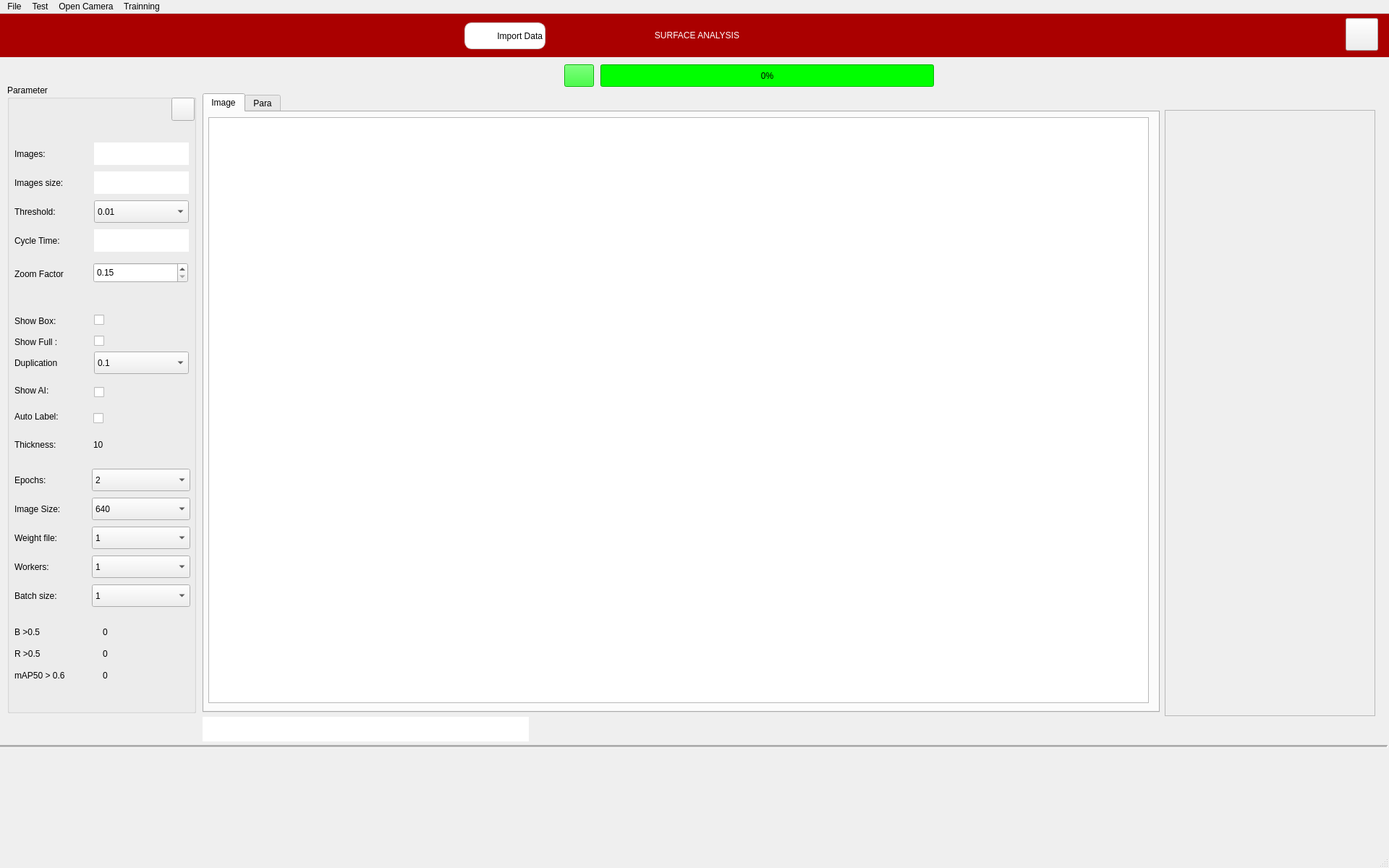
<?xml version="1.0" encoding="UTF-8"?>
<ui version="4.0">
 <class>MainWindow</class>
 <widget class="QMainWindow" name="MainWindow">
  <property name="geometry">
   <rect>
    <x>0</x>
    <y>0</y>
    <width>1920</width>
    <height>1200</height>
   </rect>
  </property>
  <property name="windowTitle">
   <string>MainWindow</string>
  </property>
  <widget class="QWidget" name="centralwidget">
   <widget class="QGroupBox" name="groupBox">
    <property name="enabled">
     <bool>true</bool>
    </property>
    <property name="geometry">
     <rect>
      <x>10</x>
      <y>98</y>
      <width>261</width>
      <height>869</height>
     </rect>
    </property>
    <property name="mouseTracking">
     <bool>false</bool>
    </property>
    <property name="styleSheet">
     <string notr="true">border-color: rgb(0, 0, 0);
font: 12pt &quot;Segoe UI&quot;;
gridline-color: rgb(0, 0, 0);</string>
    </property>
    <property name="title">
     <string>Parameter</string>
    </property>
    <widget class="QLabel" name="label_2">
     <property name="geometry">
      <rect>
       <x>10</x>
       <y>80</y>
       <width>71</width>
       <height>31</height>
      </rect>
     </property>
     <property name="styleSheet">
      <string notr="true">font: 10pt &quot;MS Shell Dlg 2&quot;;</string>
     </property>
     <property name="text">
      <string>Images:</string>
     </property>
    </widget>
    <widget class="QLabel" name="La_Munber_Image">
     <property name="geometry">
      <rect>
       <x>120</x>
       <y>80</y>
       <width>131</width>
       <height>31</height>
      </rect>
     </property>
     <property name="styleSheet">
      <string notr="true">font: 10pt &quot;Segoe UI&quot;;
background-color: rgb(255, 255, 255);</string>
     </property>
     <property name="text">
      <string/>
     </property>
    </widget>
    <widget class="QLabel" name="label_4">
     <property name="geometry">
      <rect>
       <x>10</x>
       <y>120</y>
       <width>111</width>
       <height>31</height>
      </rect>
     </property>
     <property name="styleSheet">
      <string notr="true">font: 8pt &quot;MS Shell Dlg 2&quot;;
font: 10pt &quot;MS Shell Dlg 2&quot;;</string>
     </property>
     <property name="text">
      <string>Images size:</string>
     </property>
    </widget>
    <widget class="QLabel" name="label_5">
     <property name="geometry">
      <rect>
       <x>10</x>
       <y>160</y>
       <width>101</width>
       <height>31</height>
      </rect>
     </property>
     <property name="styleSheet">
      <string notr="true">font: 10pt &quot;MS Shell Dlg 2&quot;;</string>
     </property>
     <property name="text">
      <string>Threshold:</string>
     </property>
    </widget>
    <widget class="QLabel" name="label_6">
     <property name="geometry">
      <rect>
       <x>10</x>
       <y>200</y>
       <width>101</width>
       <height>31</height>
      </rect>
     </property>
     <property name="styleSheet">
      <string notr="true">font: 10pt &quot;MS Shell Dlg 2&quot;;</string>
     </property>
     <property name="text">
      <string>Cycle Time:</string>
     </property>
    </widget>
    <widget class="QLabel" name="La_image_size">
     <property name="geometry">
      <rect>
       <x>120</x>
       <y>120</y>
       <width>131</width>
       <height>31</height>
      </rect>
     </property>
     <property name="autoFillBackground">
      <bool>false</bool>
     </property>
     <property name="styleSheet">
      <string notr="true">background-color: rgb(255, 255, 255);
font: 10pt &quot;MS Shell Dlg 2&quot;;</string>
     </property>
     <property name="text">
      <string/>
     </property>
    </widget>
    <widget class="QLabel" name="La_cycle_time">
     <property name="geometry">
      <rect>
       <x>120</x>
       <y>200</y>
       <width>131</width>
       <height>31</height>
      </rect>
     </property>
     <property name="styleSheet">
      <string notr="true">background-color: rgb(255, 255, 255);
font: 10pt &quot;MS Shell Dlg 2&quot;;</string>
     </property>
     <property name="text">
      <string/>
     </property>
    </widget>
    <widget class="QLabel" name="label_9">
     <property name="geometry">
      <rect>
       <x>10</x>
       <y>531</y>
       <width>71</width>
       <height>31</height>
      </rect>
     </property>
     <property name="styleSheet">
      <string notr="true">font: 10pt &quot;MS Shell Dlg 2&quot;;</string>
     </property>
     <property name="text">
      <string>Epochs:</string>
     </property>
    </widget>
    <widget class="QLabel" name="label_35">
     <property name="geometry">
      <rect>
       <x>10</x>
       <y>741</y>
       <width>111</width>
       <height>31</height>
      </rect>
     </property>
     <property name="styleSheet">
      <string notr="true">font: 10pt &quot;Segoe UI&quot;;</string>
     </property>
     <property name="text">
      <string>B &gt;0.5</string>
     </property>
    </widget>
    <widget class="QLabel" name="label_50">
     <property name="geometry">
      <rect>
       <x>10</x>
       <y>771</y>
       <width>111</width>
       <height>31</height>
      </rect>
     </property>
     <property name="styleSheet">
      <string notr="true">font: 10pt &quot;Segoe UI&quot;;</string>
     </property>
     <property name="text">
      <string>R &gt;0.5</string>
     </property>
    </widget>
    <widget class="QLabel" name="label_51">
     <property name="geometry">
      <rect>
       <x>10</x>
       <y>801</y>
       <width>111</width>
       <height>31</height>
      </rect>
     </property>
     <property name="styleSheet">
      <string notr="true">font: 10pt &quot;Segoe UI&quot;;</string>
     </property>
     <property name="text">
      <string>mAP50 &gt; 0.6</string>
     </property>
    </widget>
    <widget class="QLabel" name="La_B">
     <property name="geometry">
      <rect>
       <x>132</x>
       <y>741</y>
       <width>121</width>
       <height>31</height>
      </rect>
     </property>
     <property name="styleSheet">
      <string notr="true">font: 10pt &quot;Segoe UI&quot;;</string>
     </property>
     <property name="text">
      <string>0</string>
     </property>
    </widget>
    <widget class="QLabel" name="La_MPA">
     <property name="geometry">
      <rect>
       <x>132</x>
       <y>801</y>
       <width>121</width>
       <height>31</height>
      </rect>
     </property>
     <property name="styleSheet">
      <string notr="true">font: 10pt &quot;Segoe UI&quot;;</string>
     </property>
     <property name="text">
      <string>0</string>
     </property>
    </widget>
    <widget class="QLabel" name="La_R">
     <property name="geometry">
      <rect>
       <x>132</x>
       <y>771</y>
       <width>111</width>
       <height>31</height>
      </rect>
     </property>
     <property name="styleSheet">
      <string notr="true">font: 10pt &quot;Segoe UI&quot;;</string>
     </property>
     <property name="text">
      <string>0</string>
     </property>
    </widget>
    <widget class="QLabel" name="label_12">
     <property name="geometry">
      <rect>
       <x>10</x>
       <y>311</y>
       <width>101</width>
       <height>31</height>
      </rect>
     </property>
     <property name="styleSheet">
      <string notr="true">font: 10pt &quot;MS Shell Dlg 2&quot;;</string>
     </property>
     <property name="text">
      <string>Show Box:</string>
     </property>
    </widget>
    <widget class="QCheckBox" name="checkBox">
     <property name="geometry">
      <rect>
       <x>120</x>
       <y>310</y>
       <width>131</width>
       <height>31</height>
      </rect>
     </property>
     <property name="acceptDrops">
      <bool>false</bool>
     </property>
     <property name="text">
      <string/>
     </property>
     <property name="shortcut">
      <string/>
     </property>
     <property name="checkable">
      <bool>true</bool>
     </property>
     <property name="checked">
      <bool>false</bool>
     </property>
     <property name="tristate">
      <bool>false</bool>
     </property>
    </widget>
    <widget class="QLabel" name="label_3">
     <property name="geometry">
      <rect>
       <x>10</x>
       <y>482</y>
       <width>91</width>
       <height>31</height>
      </rect>
     </property>
     <property name="styleSheet">
      <string notr="true">font: 10pt &quot;MS Shell Dlg 2&quot;;</string>
     </property>
     <property name="text">
      <string>Thickness:</string>
     </property>
    </widget>
    <widget class="QLabel" name="Label_Thickness">
     <property name="geometry">
      <rect>
       <x>119</x>
       <y>482</y>
       <width>121</width>
       <height>31</height>
      </rect>
     </property>
     <property name="styleSheet">
      <string notr="true">font: 10pt &quot;MS Shell Dlg 2&quot;;</string>
     </property>
     <property name="text">
      <string>10</string>
     </property>
    </widget>
    <widget class="QCheckBox" name="checkBox_2">
     <property name="enabled">
      <bool>true</bool>
     </property>
     <property name="geometry">
      <rect>
       <x>120</x>
       <y>339</y>
       <width>131</width>
       <height>31</height>
      </rect>
     </property>
     <property name="acceptDrops">
      <bool>false</bool>
     </property>
     <property name="text">
      <string/>
     </property>
     <property name="shortcut">
      <string/>
     </property>
     <property name="checkable">
      <bool>true</bool>
     </property>
     <property name="checked">
      <bool>false</bool>
     </property>
     <property name="tristate">
      <bool>false</bool>
     </property>
    </widget>
    <widget class="QLabel" name="label_14">
     <property name="geometry">
      <rect>
       <x>10</x>
       <y>340</y>
       <width>101</width>
       <height>31</height>
      </rect>
     </property>
     <property name="styleSheet">
      <string notr="true">font: 10pt &quot;MS Shell Dlg 2&quot;;</string>
     </property>
     <property name="text">
      <string>Show Full :</string>
     </property>
    </widget>
    <widget class="QLabel" name="label_10">
     <property name="geometry">
      <rect>
       <x>10</x>
       <y>571</y>
       <width>101</width>
       <height>31</height>
      </rect>
     </property>
     <property name="styleSheet">
      <string notr="true">font: 10pt &quot;MS Shell Dlg 2&quot;;</string>
     </property>
     <property name="text">
      <string>Image Size:</string>
     </property>
    </widget>
    <widget class="QLabel" name="label_11">
     <property name="geometry">
      <rect>
       <x>10</x>
       <y>611</y>
       <width>101</width>
       <height>31</height>
      </rect>
     </property>
     <property name="styleSheet">
      <string notr="true">font: 10pt &quot;MS Shell Dlg 2&quot;;</string>
     </property>
     <property name="text">
      <string>Weight file:</string>
     </property>
    </widget>
    <widget class="QComboBox" name="comboBox_images_size">
     <property name="geometry">
      <rect>
       <x>117</x>
       <y>571</y>
       <width>136</width>
       <height>31</height>
      </rect>
     </property>
     <property name="styleSheet">
      <string notr="true">font: 10pt &quot;Segoe UI&quot;;</string>
     </property>
     <item>
      <property name="text">
       <string>640</string>
      </property>
     </item>
     <item>
      <property name="text">
       <string>700</string>
      </property>
     </item>
     <item>
      <property name="text">
       <string>800</string>
      </property>
     </item>
     <item>
      <property name="text">
       <string>900</string>
      </property>
     </item>
     <item>
      <property name="text">
       <string>1000</string>
      </property>
     </item>
     <item>
      <property name="text">
       <string>1100</string>
      </property>
     </item>
     <item>
      <property name="text">
       <string>1200</string>
      </property>
     </item>
     <item>
      <property name="text">
       <string>1300</string>
      </property>
     </item>
     <item>
      <property name="text">
       <string>1400</string>
      </property>
     </item>
     <item>
      <property name="text">
       <string>1500</string>
      </property>
     </item>
     <item>
      <property name="text">
       <string>1600</string>
      </property>
     </item>
    </widget>
    <widget class="QComboBox" name="comboBox_model">
     <property name="geometry">
      <rect>
       <x>117</x>
       <y>611</y>
       <width>136</width>
       <height>31</height>
      </rect>
     </property>
     <property name="styleSheet">
      <string notr="true">font: 10pt &quot;Segoe UI&quot;;</string>
     </property>
     <item>
      <property name="text">
       <string>1</string>
      </property>
     </item>
     <item>
      <property name="text">
       <string>2</string>
      </property>
     </item>
     <item>
      <property name="text">
       <string>3</string>
      </property>
     </item>
     <item>
      <property name="text">
       <string>4</string>
      </property>
     </item>
     <item>
      <property name="text">
       <string>5</string>
      </property>
     </item>
    </widget>
    <widget class="QComboBox" name="comboBox_worker">
     <property name="geometry">
      <rect>
       <x>117</x>
       <y>651</y>
       <width>136</width>
       <height>31</height>
      </rect>
     </property>
     <property name="styleSheet">
      <string notr="true">font: 10pt &quot;Segoe UI&quot;;</string>
     </property>
     <item>
      <property name="text">
       <string>1</string>
      </property>
     </item>
     <item>
      <property name="text">
       <string>2</string>
      </property>
     </item>
     <item>
      <property name="text">
       <string>3</string>
      </property>
     </item>
    </widget>
    <widget class="QLabel" name="label_25">
     <property name="geometry">
      <rect>
       <x>10</x>
       <y>651</y>
       <width>101</width>
       <height>31</height>
      </rect>
     </property>
     <property name="styleSheet">
      <string notr="true">font: 10pt &quot;MS Shell Dlg 2&quot;;</string>
     </property>
     <property name="text">
      <string>Workers:</string>
     </property>
    </widget>
    <widget class="QComboBox" name="comboBox_batch_size">
     <property name="geometry">
      <rect>
       <x>117</x>
       <y>691</y>
       <width>136</width>
       <height>31</height>
      </rect>
     </property>
     <property name="styleSheet">
      <string notr="true">font: 10pt &quot;Segoe UI&quot;;</string>
     </property>
     <item>
      <property name="text">
       <string>1</string>
      </property>
     </item>
     <item>
      <property name="text">
       <string>2</string>
      </property>
     </item>
     <item>
      <property name="text">
       <string>3</string>
      </property>
     </item>
     <item>
      <property name="text">
       <string>4</string>
      </property>
     </item>
     <item>
      <property name="text">
       <string>5</string>
      </property>
     </item>
    </widget>
    <widget class="QLabel" name="label_26">
     <property name="geometry">
      <rect>
       <x>10</x>
       <y>691</y>
       <width>101</width>
       <height>31</height>
      </rect>
     </property>
     <property name="styleSheet">
      <string notr="true">font: 10pt &quot;MS Shell Dlg 2&quot;;</string>
     </property>
     <property name="text">
      <string>Batch size:</string>
     </property>
    </widget>
    <widget class="QComboBox" name="comboBox_acceptance_threshold">
     <property name="geometry">
      <rect>
       <x>120</x>
       <y>160</y>
       <width>131</width>
       <height>31</height>
      </rect>
     </property>
     <property name="styleSheet">
      <string notr="true">font: 10pt &quot;Segoe UI&quot;;</string>
     </property>
     <item>
      <property name="text">
       <string>0.01</string>
      </property>
     </item>
     <item>
      <property name="text">
       <string>0.1</string>
      </property>
     </item>
     <item>
      <property name="text">
       <string>0.2</string>
      </property>
     </item>
     <item>
      <property name="text">
       <string>0.3</string>
      </property>
     </item>
     <item>
      <property name="text">
       <string>0.4</string>
      </property>
     </item>
     <item>
      <property name="text">
       <string>0.5</string>
      </property>
     </item>
     <item>
      <property name="text">
       <string>0.6</string>
      </property>
     </item>
     <item>
      <property name="text">
       <string>0.7</string>
      </property>
     </item>
     <item>
      <property name="text">
       <string>0.8</string>
      </property>
     </item>
     <item>
      <property name="text">
       <string>0.9</string>
      </property>
     </item>
     <item>
      <property name="text">
       <string>1.0</string>
      </property>
     </item>
    </widget>
    <widget class="QComboBox" name="comboBox_epoch">
     <property name="geometry">
      <rect>
       <x>117</x>
       <y>531</y>
       <width>136</width>
       <height>31</height>
      </rect>
     </property>
     <property name="styleSheet">
      <string notr="true">font: 10pt &quot;Segoe UI&quot;;</string>
     </property>
     <item>
      <property name="text">
       <string>2</string>
      </property>
     </item>
     <item>
      <property name="text">
       <string>3</string>
      </property>
     </item>
     <item>
      <property name="text">
       <string>4</string>
      </property>
     </item>
     <item>
      <property name="text">
       <string>5</string>
      </property>
     </item>
     <item>
      <property name="text">
       <string>6</string>
      </property>
     </item>
     <item>
      <property name="text">
       <string>7</string>
      </property>
     </item>
     <item>
      <property name="text">
       <string>8</string>
      </property>
     </item>
     <item>
      <property name="text">
       <string>9</string>
      </property>
     </item>
     <item>
      <property name="text">
       <string>10</string>
      </property>
     </item>
     <item>
      <property name="text">
       <string>15</string>
      </property>
     </item>
     <item>
      <property name="text">
       <string>20</string>
      </property>
     </item>
     <item>
      <property name="text">
       <string>25</string>
      </property>
     </item>
     <item>
      <property name="text">
       <string>30</string>
      </property>
     </item>
     <item>
      <property name="text">
       <string>35</string>
      </property>
     </item>
     <item>
      <property name="text">
       <string>40</string>
      </property>
     </item>
     <item>
      <property name="text">
       <string>45</string>
      </property>
     </item>
     <item>
      <property name="text">
       <string>50</string>
      </property>
     </item>
     <item>
      <property name="text">
       <string>55</string>
      </property>
     </item>
     <item>
      <property name="text">
       <string>60</string>
      </property>
     </item>
     <item>
      <property name="text">
       <string>65</string>
      </property>
     </item>
     <item>
      <property name="text">
       <string>70</string>
      </property>
     </item>
     <item>
      <property name="text">
       <string>75</string>
      </property>
     </item>
     <item>
      <property name="text">
       <string>80</string>
      </property>
     </item>
    </widget>
    <widget class="QCheckBox" name="checkBox_6">
     <property name="enabled">
      <bool>true</bool>
     </property>
     <property name="geometry">
      <rect>
       <x>120</x>
       <y>410</y>
       <width>123</width>
       <height>31</height>
      </rect>
     </property>
     <property name="acceptDrops">
      <bool>false</bool>
     </property>
     <property name="text">
      <string/>
     </property>
     <property name="shortcut">
      <string/>
     </property>
     <property name="checkable">
      <bool>true</bool>
     </property>
     <property name="checked">
      <bool>false</bool>
     </property>
     <property name="tristate">
      <bool>false</bool>
     </property>
    </widget>
    <widget class="QLabel" name="label_16">
     <property name="geometry">
      <rect>
       <x>10</x>
       <y>407</y>
       <width>101</width>
       <height>31</height>
      </rect>
     </property>
     <property name="styleSheet">
      <string notr="true">font: 10pt &quot;MS Shell Dlg 2&quot;;</string>
     </property>
     <property name="text">
      <string>Show AI:</string>
     </property>
    </widget>
    <widget class="QDoubleSpinBox" name="doubleSpinBox_Zoon_Factor_2">
     <property name="geometry">
      <rect>
       <x>119</x>
       <y>246</y>
       <width>131</width>
       <height>28</height>
      </rect>
     </property>
     <property name="styleSheet">
      <string notr="true">font: 10pt &quot;Segoe UI&quot;;</string>
     </property>
     <property name="decimals">
      <number>2</number>
     </property>
     <property name="minimum">
      <double>0.150000000000000</double>
     </property>
     <property name="maximum">
      <double>4.000000000000000</double>
     </property>
    </widget>
    <widget class="QLabel" name="label_37">
     <property name="geometry">
      <rect>
       <x>10</x>
       <y>246</y>
       <width>101</width>
       <height>31</height>
      </rect>
     </property>
     <property name="styleSheet">
      <string notr="true">font: 10pt &quot;MS Shell Dlg 2&quot;;</string>
     </property>
     <property name="text">
      <string>Zoom Factor</string>
     </property>
    </widget>
    <widget class="QLabel" name="label_34">
     <property name="geometry">
      <rect>
       <x>10</x>
       <y>369</y>
       <width>97</width>
       <height>31</height>
      </rect>
     </property>
     <property name="styleSheet">
      <string notr="true">font: 10pt &quot;MS Shell Dlg 2&quot;;</string>
     </property>
     <property name="text">
      <string>Duplication</string>
     </property>
    </widget>
    <widget class="QComboBox" name="comboBox_Mns_threshold">
     <property name="geometry">
      <rect>
       <x>120</x>
       <y>369</y>
       <width>131</width>
       <height>31</height>
      </rect>
     </property>
     <property name="styleSheet">
      <string notr="true">font: 10pt &quot;Segoe UI&quot;;</string>
     </property>
     <item>
      <property name="text">
       <string>0.1</string>
      </property>
     </item>
     <item>
      <property name="text">
       <string>0.15</string>
      </property>
     </item>
     <item>
      <property name="text">
       <string>0.2</string>
      </property>
     </item>
     <item>
      <property name="text">
       <string>0.25</string>
      </property>
     </item>
     <item>
      <property name="text">
       <string>0.3</string>
      </property>
     </item>
     <item>
      <property name="text">
       <string>0.35</string>
      </property>
     </item>
     <item>
      <property name="text">
       <string>0.4</string>
      </property>
     </item>
     <item>
      <property name="text">
       <string>0.45</string>
      </property>
     </item>
     <item>
      <property name="text">
       <string>0.5</string>
      </property>
     </item>
     <item>
      <property name="text">
       <string>0.55</string>
      </property>
     </item>
     <item>
      <property name="text">
       <string>0.6</string>
      </property>
     </item>
     <item>
      <property name="text">
       <string>0.65</string>
      </property>
     </item>
     <item>
      <property name="text">
       <string>0.7</string>
      </property>
     </item>
     <item>
      <property name="text">
       <string>0.75</string>
      </property>
     </item>
     <item>
      <property name="text">
       <string>0.8</string>
      </property>
     </item>
     <item>
      <property name="text">
       <string>0.85</string>
      </property>
     </item>
     <item>
      <property name="text">
       <string>0.9</string>
      </property>
     </item>
     <item>
      <property name="text">
       <string>0.95</string>
      </property>
     </item>
     <item>
      <property name="text">
       <string>0.98</string>
      </property>
     </item>
     <item>
      <property name="text">
       <string>1.0</string>
      </property>
     </item>
    </widget>
    <widget class="QCheckBox" name="checkBox_7">
     <property name="enabled">
      <bool>true</bool>
     </property>
     <property name="geometry">
      <rect>
       <x>119</x>
       <y>446</y>
       <width>123</width>
       <height>31</height>
      </rect>
     </property>
     <property name="acceptDrops">
      <bool>false</bool>
     </property>
     <property name="text">
      <string/>
     </property>
     <property name="shortcut">
      <string/>
     </property>
     <property name="checkable">
      <bool>true</bool>
     </property>
     <property name="checked">
      <bool>false</bool>
     </property>
     <property name="tristate">
      <bool>false</bool>
     </property>
    </widget>
    <widget class="QLabel" name="label_17">
     <property name="geometry">
      <rect>
       <x>10</x>
       <y>443</y>
       <width>101</width>
       <height>31</height>
      </rect>
     </property>
     <property name="styleSheet">
      <string notr="true">font: 10pt &quot;MS Shell Dlg 2&quot;;</string>
     </property>
     <property name="text">
      <string>Auto Label:</string>
     </property>
    </widget>
    <widget class="QPushButton" name="Bnt_Close_GroupBox">
     <property name="geometry">
      <rect>
       <x>227</x>
       <y>18</y>
       <width>32</width>
       <height>32</height>
      </rect>
     </property>
     <property name="text">
      <string/>
     </property>
     <property name="icon">
      <iconset>
       <normaloff>../Icon/icons8-next-page-32.png</normaloff>../Icon/icons8-next-page-32.png</iconset>
     </property>
     <property name="iconSize">
      <size>
       <width>32</width>
       <height>32</height>
      </size>
     </property>
    </widget>
   </widget>
   <widget class="QLabel" name="label">
    <property name="geometry">
     <rect>
      <x>-2</x>
      <y>-1</y>
      <width>1931</width>
      <height>61</height>
     </rect>
    </property>
    <property name="styleSheet">
     <string notr="true">background-color: rgb(170, 0, 0);
color: rgb(255, 255, 255);
font: 24pt &quot;MS Shell Dlg 2&quot;;</string>
    </property>
    <property name="text">
     <string>SURFACE ANALYSIS</string>
    </property>
    <property name="alignment">
     <set>Qt::AlignCenter</set>
    </property>
   </widget>
   <widget class="QScrollArea" name="scrollArea_2">
    <property name="geometry">
     <rect>
      <x>1610</x>
      <y>133</y>
      <width>291</width>
      <height>838</height>
     </rect>
    </property>
    <property name="widgetResizable">
     <bool>true</bool>
    </property>
    <widget class="QWidget" name="scrollAreaWidgetContents">
     <property name="geometry">
      <rect>
       <x>0</x>
       <y>0</y>
       <width>289</width>
       <height>836</height>
      </rect>
     </property>
    </widget>
   </widget>
   <widget class="QProgressBar" name="progressBar">
    <property name="geometry">
     <rect>
      <x>830</x>
      <y>70</y>
      <width>461</width>
      <height>31</height>
     </rect>
    </property>
    <property name="styleSheet">
     <string notr="true">background-color: rgb(0, 255, 0);</string>
    </property>
    <property name="value">
     <number>0</number>
    </property>
   </widget>
   <widget class="QPushButton" name="Bnt_Traning">
    <property name="geometry">
     <rect>
      <x>780</x>
      <y>70</y>
      <width>41</width>
      <height>31</height>
     </rect>
    </property>
    <property name="autoFillBackground">
     <bool>false</bool>
    </property>
    <property name="styleSheet">
     <string notr="true">background-color: rgb(0, 255, 0);</string>
    </property>
    <property name="text">
     <string/>
    </property>
    <property name="icon">
     <iconset>
      <normaloff>../Icon/model.png</normaloff>../Icon/model.png</iconset>
    </property>
    <property name="iconSize">
     <size>
      <width>25</width>
      <height>25</height>
     </size>
    </property>
    <property name="shortcut">
     <string notr="true"/>
    </property>
    <property name="checkable">
     <bool>false</bool>
    </property>
    <property name="autoRepeat">
     <bool>false</bool>
    </property>
    <property name="autoExclusive">
     <bool>false</bool>
    </property>
    <property name="autoDefault">
     <bool>false</bool>
    </property>
    <property name="default">
     <bool>false</bool>
    </property>
    <property name="flat">
     <bool>false</bool>
    </property>
   </widget>
   <widget class="QLabel" name="La_Device">
    <property name="geometry">
     <rect>
      <x>376</x>
      <y>73</y>
      <width>131</width>
      <height>31</height>
     </rect>
    </property>
    <property name="styleSheet">
     <string notr="true">font: 10pt &quot;Segoe UI&quot;;
font: 700 9pt &quot;Segoe UI&quot;;</string>
    </property>
    <property name="text">
     <string/>
    </property>
   </widget>
   <widget class="QLabel" name="La_Training_Process">
    <property name="geometry">
     <rect>
      <x>1350</x>
      <y>70</y>
      <width>271</width>
      <height>26</height>
     </rect>
    </property>
    <property name="styleSheet">
     <string notr="true">font: 10pt &quot;Segoe UI&quot;;</string>
    </property>
    <property name="text">
     <string/>
    </property>
   </widget>
   <widget class="QLabel" name="label_7">
    <property name="geometry">
     <rect>
      <x>715</x>
      <y>945</y>
      <width>1121</width>
      <height>31</height>
     </rect>
    </property>
    <property name="styleSheet">
     <string notr="true">font: 10pt &quot;Segoe UI&quot;;</string>
    </property>
    <property name="text">
     <string/>
    </property>
   </widget>
   <widget class="QPushButton" name="Bnt_Quite">
    <property name="geometry">
     <rect>
      <x>1860</x>
      <y>6</y>
      <width>45</width>
      <height>45</height>
     </rect>
    </property>
    <property name="styleSheet">
     <string notr="true">font: 75 15pt &quot;MS Shell Dlg 2&quot;;</string>
    </property>
    <property name="text">
     <string/>
    </property>
    <property name="icon">
     <iconset>
      <normaloff>../Icon/icons8-exit-100.png</normaloff>../Icon/icons8-exit-100.png</iconset>
    </property>
    <property name="iconSize">
     <size>
      <width>30</width>
      <height>30</height>
     </size>
    </property>
   </widget>
   <widget class="Line" name="line">
    <property name="geometry">
     <rect>
      <x>-3</x>
      <y>1005</y>
      <width>1921</width>
      <height>16</height>
     </rect>
    </property>
    <property name="midLineWidth">
     <number>2</number>
    </property>
    <property name="orientation">
     <enum>Qt::Horizontal</enum>
    </property>
   </widget>
   <widget class="QLabel" name="Labe_file_name">
    <property name="geometry">
     <rect>
      <x>280</x>
      <y>972</y>
      <width>451</width>
      <height>34</height>
     </rect>
    </property>
    <property name="styleSheet">
     <string notr="true">font: 12pt &quot;MS Shell Dlg 2&quot;;
background-color: rgb(255, 255, 255);

</string>
    </property>
    <property name="text">
     <string/>
    </property>
    <property name="alignment">
     <set>Qt::AlignLeading|Qt::AlignLeft|Qt::AlignTop</set>
    </property>
   </widget>
   <widget class="QTabWidget" name="tabWidget">
    <property name="geometry">
     <rect>
      <x>280</x>
      <y>110</y>
      <width>1323</width>
      <height>856</height>
     </rect>
    </property>
    <property name="currentIndex">
     <number>0</number>
    </property>
    <widget class="QWidget" name="tab_3">
     <attribute name="title">
      <string>Image</string>
     </attribute>
     <widget class="QGraphicsView" name="graphicsView_2">
      <property name="geometry">
       <rect>
        <x>6</x>
        <y>7</y>
        <width>1300</width>
        <height>810</height>
       </rect>
      </property>
     </widget>
    </widget>
    <widget class="QWidget" name="tab_4">
     <attribute name="title">
      <string>Para</string>
     </attribute>
    </widget>
   </widget>
   <widget class="QLabel" name="label_13">
    <property name="geometry">
     <rect>
      <x>294</x>
      <y>75</y>
      <width>70</width>
      <height>28</height>
     </rect>
    </property>
    <property name="styleSheet">
     <string notr="true">font: 10pt &quot;MS Shell Dlg 2&quot;;</string>
    </property>
    <property name="text">
     <string/>
    </property>
    <property name="pixmap">
     <pixmap>../Icon/icons8-gpu-64.png</pixmap>
    </property>
   </widget>
   <widget class="QLabel" name="label_8">
    <property name="geometry">
     <rect>
      <x>642</x>
      <y>12</y>
      <width>112</width>
      <height>37</height>
     </rect>
    </property>
    <property name="styleSheet">
     <string notr="true">QLabel {
	font: 8pt &quot;MS Shell Dlg 2&quot;;
    background-color: white;
    border-radius: 10px;
    border: 1px solid #ccc;
}
</string>
    </property>
    <property name="text">
     <string>Import Data</string>
    </property>
    <property name="alignment">
     <set>Qt::AlignRight|Qt::AlignTrailing|Qt::AlignVCenter</set>
    </property>
   </widget>
   <widget class="QPushButton" name="Bnt_Import_Data">
    <property name="geometry">
     <rect>
      <x>654</x>
      <y>18</y>
      <width>25</width>
      <height>25</height>
     </rect>
    </property>
    <property name="styleSheet">
     <string notr="true">QPushButton {
    background-color: white;
    border-radius: 12px;

}

QPushButton:hover {
    background-color: #f0f0f0;
}

QPushButton:pressed {
    background-color: #e0e0e0;
}
</string>
    </property>
    <property name="text">
     <string/>
    </property>
    <property name="icon">
     <iconset>
      <normaloff>../Icon/icons8-center-100.png</normaloff>../Icon/icons8-center-100.png</iconset>
    </property>
    <property name="iconSize">
     <size>
      <width>25</width>
      <height>25</height>
     </size>
    </property>
   </widget>
  </widget>
  <widget class="QStatusBar" name="statusbar"/>
  <widget class="QMenuBar" name="menubar">
   <property name="geometry">
    <rect>
     <x>0</x>
     <y>0</y>
     <width>1920</width>
     <height>26</height>
    </rect>
   </property>
   <widget class="QMenu" name="menuFile">
    <property name="title">
     <string>File</string>
    </property>
    <addaction name="Action_Open"/>
    <addaction name="Action_Save_Value"/>
    <addaction name="actionClear_All_Label"/>
   </widget>
   <widget class="QMenu" name="menuedit">
    <property name="title">
     <string>Open Camera</string>
    </property>
    <addaction name="action_Open_Camera_Test"/>
   </widget>
   <widget class="QMenu" name="menuTest">
    <property name="title">
     <string>Test</string>
    </property>
    <addaction name="actionOpen_Model_AI"/>
    <addaction name="actionStop_Training"/>
   </widget>
   <widget class="QMenu" name="menuClassfication">
    <property name="title">
     <string>Trainning</string>
    </property>
    <addaction name="actionClassification_Form"/>
    <addaction name="actionForm_Unsupervied"/>
    <addaction name="action_Form_OCR"/>
    <addaction name="actionLocation_Form"/>
   </widget>
   <addaction name="menuFile"/>
   <addaction name="menuTest"/>
   <addaction name="menuedit"/>
   <addaction name="menuClassfication"/>
  </widget>
  <action name="Action_Open">
   <property name="icon">
    <iconset>
     <normaloff>../Icon/icons8-open-file-100.png</normaloff>../Icon/icons8-open-file-100.png</iconset>
   </property>
   <property name="text">
    <string>Open Image Folder</string>
   </property>
  </action>
  <action name="actionsaveas">
   <property name="text">
    <string>Open Model</string>
   </property>
  </action>
  <action name="actionSelect_Color">
   <property name="text">
    <string>Select Color</string>
   </property>
  </action>
  <action name="actionOpen_images_augmented">
   <property name="text">
    <string>Open images augmented</string>
   </property>
  </action>
  <action name="actionOpen_CVS_File">
   <property name="text">
    <string>Open CVS File</string>
   </property>
  </action>
  <action name="actionOpen_Test_Images">
   <property name="text">
    <string>Open Test Images</string>
   </property>
  </action>
  <action name="actionOpen_Model_AI">
   <property name="icon">
    <iconset>
     <normaloff>../Icon/icons8-artificial-intelligence-100.png</normaloff>../Icon/icons8-artificial-intelligence-100.png</iconset>
   </property>
   <property name="text">
    <string>Open Model AI</string>
   </property>
  </action>
  <action name="action_Open_Camera_Test">
   <property name="icon">
    <iconset>
     <normaloff>../Icon/icons8-location-100.png</normaloff>../Icon/icons8-location-100.png</iconset>
   </property>
   <property name="text">
    <string>Open Camera</string>
   </property>
  </action>
  <action name="Action_Save_Value">
   <property name="icon">
    <iconset>
     <normaloff>../Icon/icons8-save-100.png</normaloff>../Icon/icons8-save-100.png</iconset>
   </property>
   <property name="text">
    <string>Update Value</string>
   </property>
  </action>
  <action name="actionStop_Training">
   <property name="icon">
    <iconset>
     <normaloff>../Icon/icons8-stop-sign-100.png</normaloff>../Icon/icons8-stop-sign-100.png</iconset>
   </property>
   <property name="text">
    <string>Stop Training</string>
   </property>
  </action>
  <action name="actionClear_All_Label">
   <property name="icon">
    <iconset>
     <normaloff>../Icon/icons8-broom-100.png</normaloff>../Icon/icons8-broom-100.png</iconset>
   </property>
   <property name="text">
    <string>Clear All Label</string>
   </property>
  </action>
  <action name="actionExit_AI_View_Mode">
   <property name="text">
    <string>Exit AI View Mode</string>
   </property>
  </action>
  <action name="actionClassification_Form">
   <property name="icon">
    <iconset>
     <normaloff>../Icon/icons8-classify-100.png</normaloff>../Icon/icons8-classify-100.png</iconset>
   </property>
   <property name="text">
    <string>Classify</string>
   </property>
  </action>
  <action name="actionForm_Unsupervied">
   <property name="icon">
    <iconset>
     <normaloff>../Icon/icons8-compare-100.png</normaloff>../Icon/icons8-compare-100.png</iconset>
   </property>
   <property name="text">
    <string>OCV</string>
   </property>
  </action>
  <action name="action_Form_OCR">
   <property name="icon">
    <iconset>
     <normaloff>../Icon/icons8-ocr-100.png</normaloff>../Icon/icons8-ocr-100.png</iconset>
   </property>
   <property name="text">
    <string>OCR</string>
   </property>
  </action>
  <action name="actionLocation_Form">
   <property name="icon">
    <iconset>
     <normaloff>../Icon/icons8-location-100.png</normaloff>../Icon/icons8-location-100.png</iconset>
   </property>
   <property name="text">
    <string>Positioning</string>
   </property>
  </action>
 </widget>
 <resources/>
 <connections/>
 <designerdata>
  <property name="gridDeltaX">
   <number>2</number>
  </property>
  <property name="gridDeltaY">
   <number>2</number>
  </property>
  <property name="gridSnapX">
   <bool>false</bool>
  </property>
  <property name="gridSnapY">
   <bool>false</bool>
  </property>
  <property name="gridVisible">
   <bool>true</bool>
  </property>
 </designerdata>
</ui>
